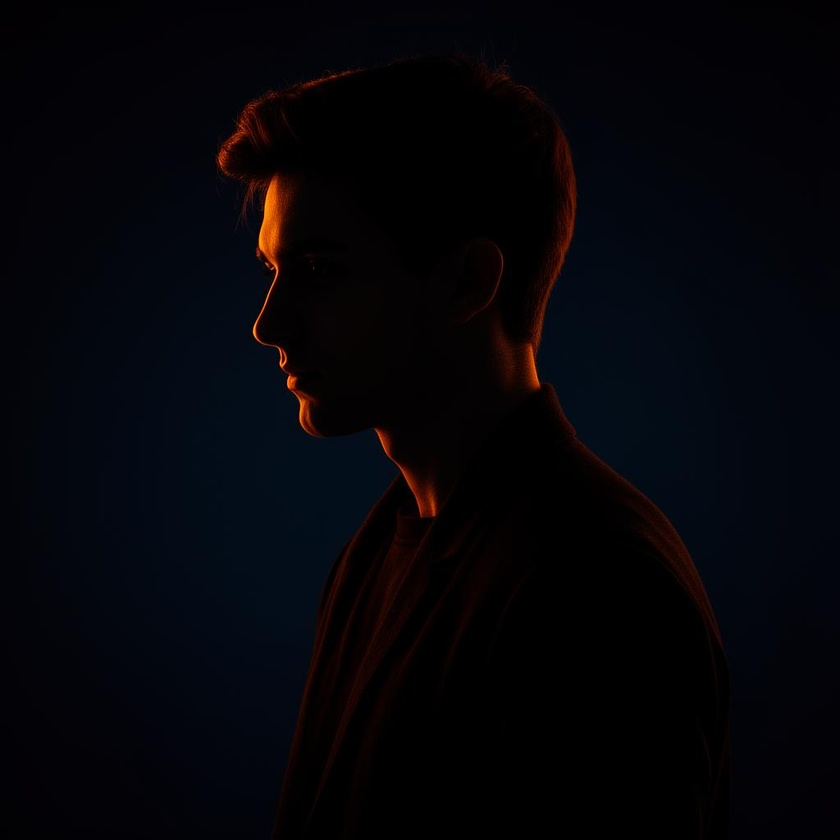
#> input picture src/assets/portrait.jpg, 840 x 840 px, shrunk from 1024 x 1024 before the run
$ python process_image.py
#> lines starting #> are read from the running program, lines starting #| are printed output that depends on the picture
from PIL import Image, ImageEnhance, ImageDraw, ImageFilter
import numpy as np

# Load the image
img = Image.open('src/assets/portrait.jpg').convert('RGBA')

# 1. Darken and increase contrast for "cinematic dark grade"
# Decrease brightness
enhancer = ImageEnhance.Brightness(img)
img_dark = enhancer.enhance(0.4)

# Increase contrast to crush blacks
enhancer = ImageEnhance.Contrast(img_dark)
img_contrast = enhancer.enhance(1.6)

# Adjust color (slightly desaturate overall)
enhancer = ImageEnhance.Color(img_contrast)
img_graded = enhancer.enhance(0.7)

width, height = img_graded.size
#> width = 840; height = 840

# 2. Add an orange rim light on the right side
rim_overlay = Image.new('RGBA', (width, height), (0, 0, 0, 0))
#> rim_overlay: PIL image 840x840 RGBA; every value is 0
draw = ImageDraw.Draw(rim_overlay)

# Draw an orange glow on the right edge
rim_color = (255, 100, 20, 200) # Warm orange
draw.ellipse((width*0.6, -height*0.2, width*1.4, height*1.2), fill=rim_color)

# Blur the overlay heavily
rim_overlay = rim_overlay.filter(ImageFilter.GaussianBlur(radius=150))
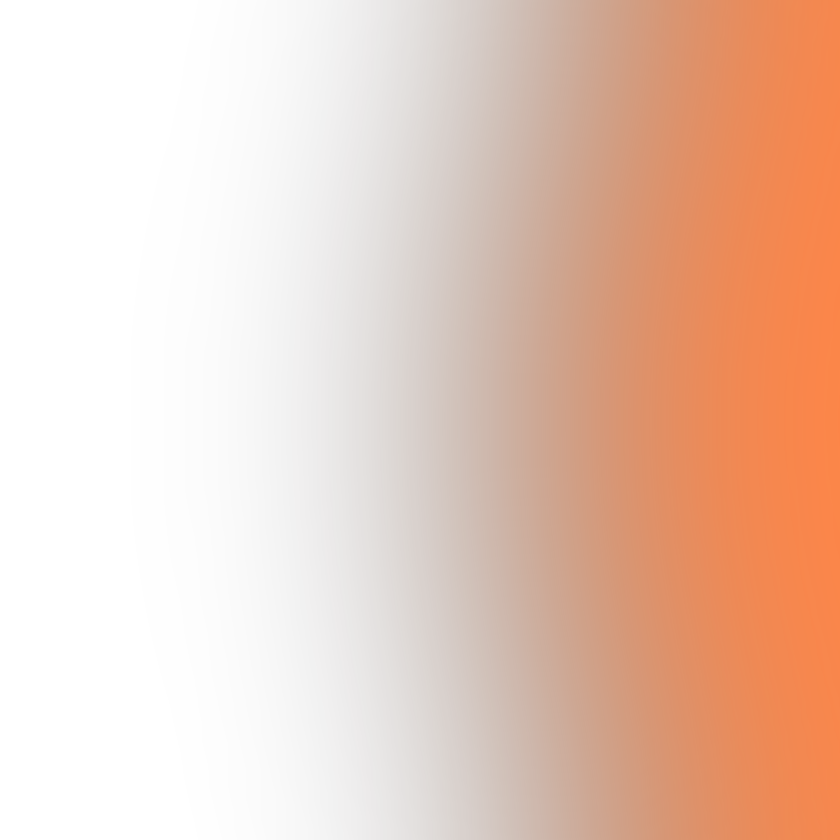
#> rim_overlay: PIL image 840x840 RGBA; mean R, G, B, A 91.6, 35.9, 7.2, 71.8; transparent parts drawn white

base_arr = np.array(img_graded).astype(float)
rim_arr = np.array(rim_overlay).astype(float)

# Screen blend mode for the rim light
base_rgb = base_arr[..., :3] / 255.0
rim_rgb = rim_arr[..., :3] / 255.0
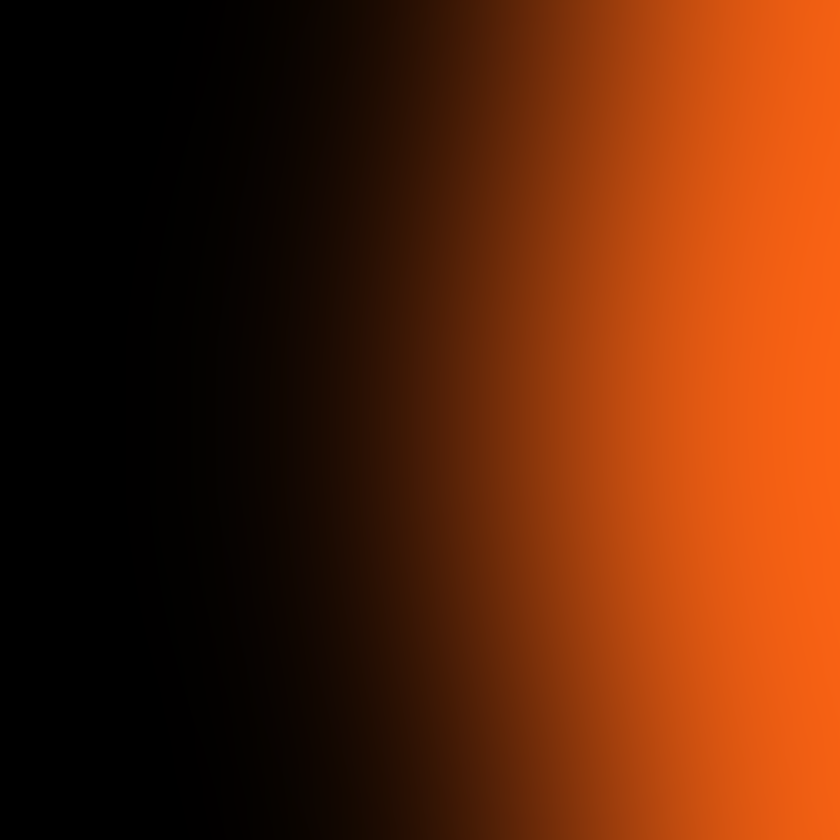
#> rim_rgb: shape (840, 840, 3) float64; mean R, G, B 0.359, 0.141, 0.0283
rim_alpha = (rim_arr[..., 3:4] / 255.0) * 0.8 # Intensity
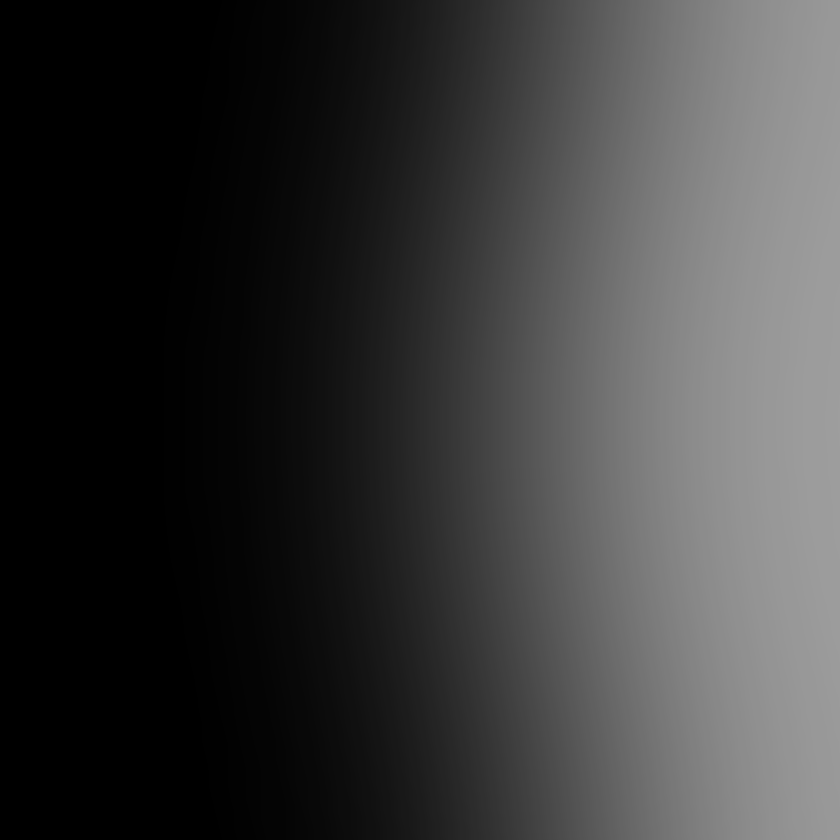
#> rim_alpha: shape (840, 840, 1) float64; min 0, max 0.621, mean 0.225

screen_rgb = 1.0 - (1.0 - base_rgb) * (1.0 - rim_rgb)
blended_rgb = base_rgb * (1.0 - rim_alpha) + screen_rgb * rim_alpha
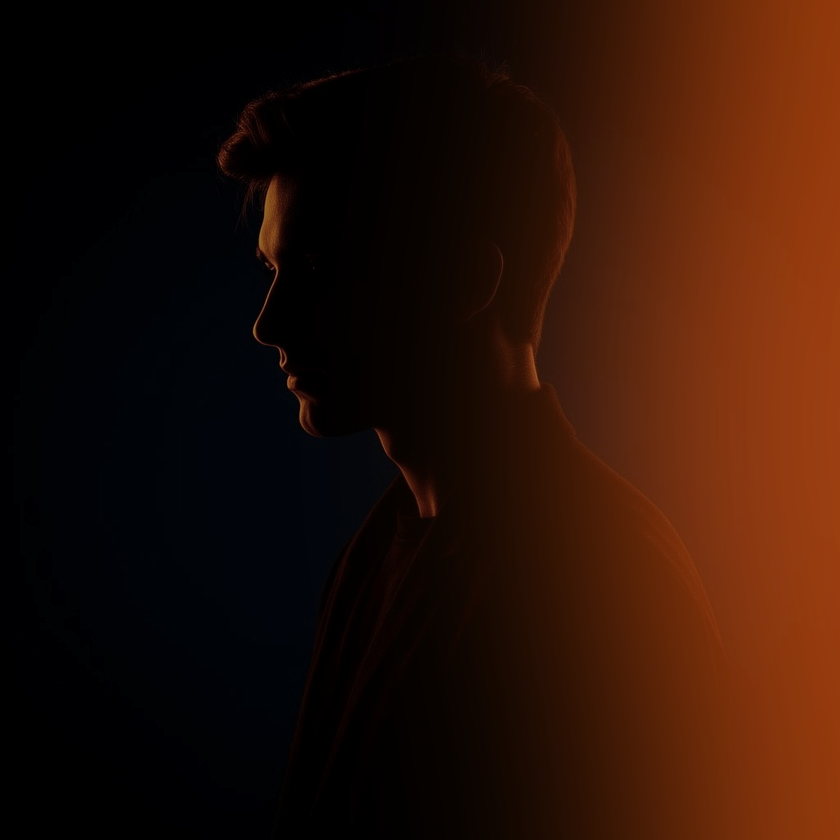
#> blended_rgb: shape (840, 840, 3) float64; mean R, G, B 0.166, 0.0683, 0.0247

# 3. Add a vignette to darken edges/background more
Y, X = np.ogrid[:height, :width]
#> Y = 840 values from 0 to 839
center_x = width * 0.4
#> center_x = 336
center_y = height * 0.4
#> center_y = 336
radius_x = width * 0.7
#> radius_x = 588
radius_y = height * 0.7
#> radius_y = 588
dist_from_center = np.sqrt(((X - center_x) / radius_x)**2 + ((Y - center_y) / radius_y)**2)
vignette_mask = 1.0 - np.clip(dist_from_center, 0, 1)
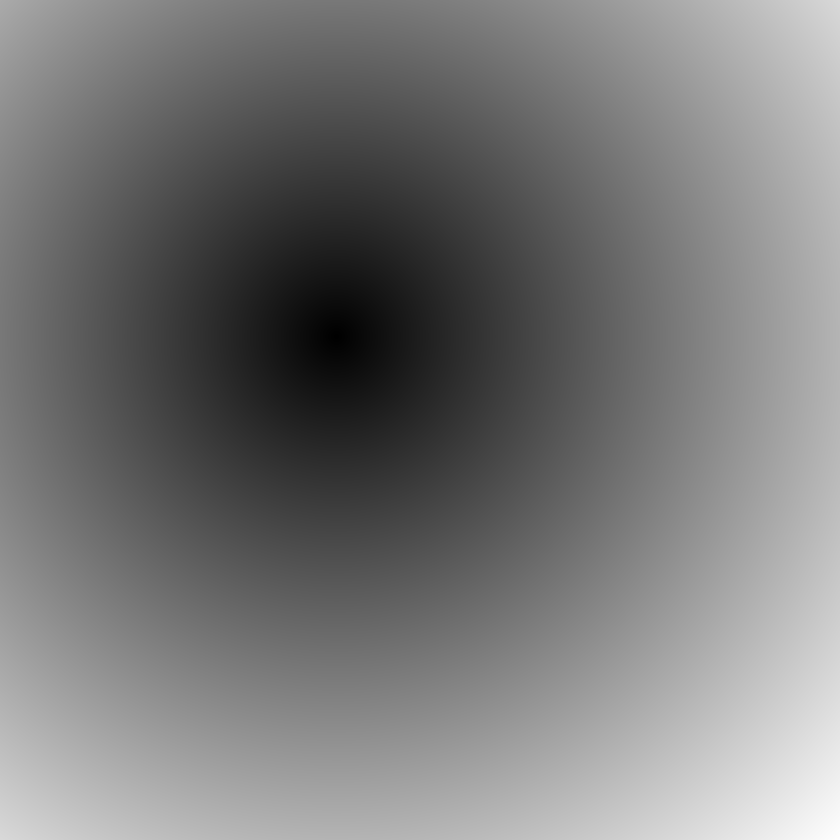
#> dist_from_center: shape (840, 840) float64; min 0, max 1.21, mean 0.571; drawn with min black and max white
vignette_mask = np.power(vignette_mask, 0.6)

# Base illumination (so it doesn't go completely pitch black in the center)
min_illumination = 0.2
vignette_mask = min_illumination + (1.0 - min_illumination) * vignette_mask

# Multiply by vignette
blended_rgb = blended_rgb * vignette_mask[..., np.newaxis]
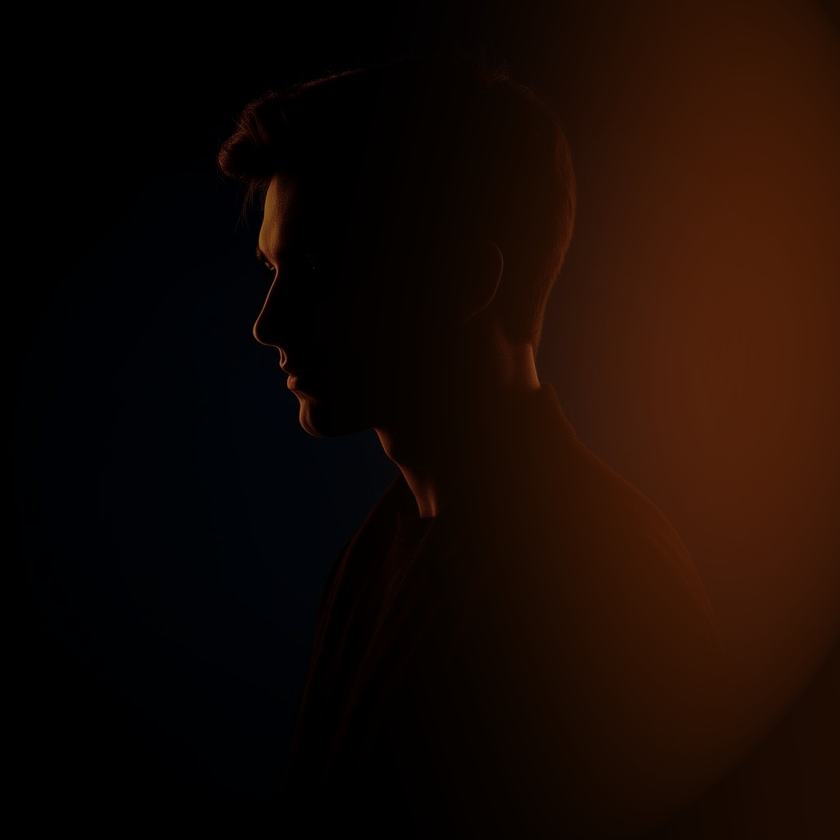
#> blended_rgb: shape (840, 840, 3) float64; mean R, G, B 0.0896, 0.0376, 0.0153

final_img = np.zeros_like(base_arr)
final_img[..., :3] = np.clip(blended_rgb * 255, 0, 255)
final_img[..., 3] = base_arr[..., 3]

final_pil = Image.fromarray(final_img.astype(np.uint8), 'RGBA')
final_pil = final_pil.convert('RGB')
#> final_pil: PIL image 840x840 RGB
final_pil.save('src/assets/portrait_cinematic.jpg', quality=95)
print("Saved src/assets/portrait_cinematic.jpg")
